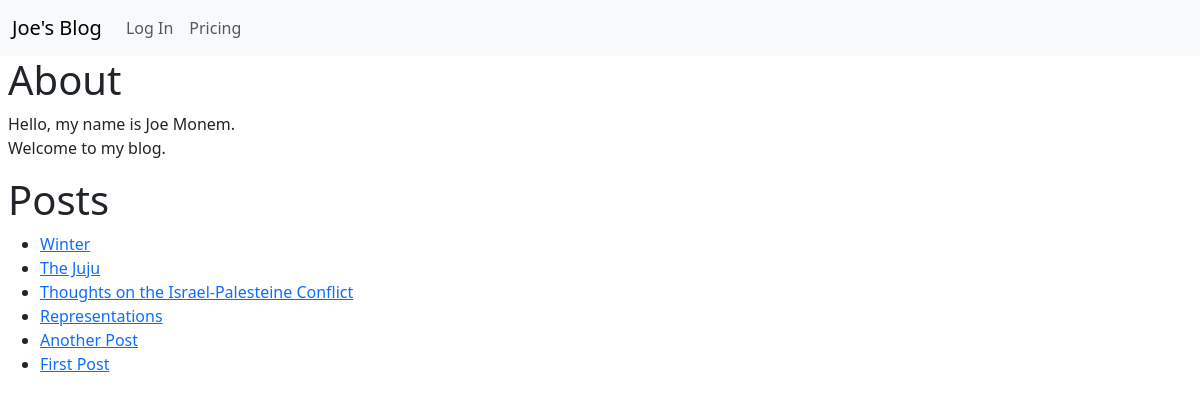
The app's page /, older data.
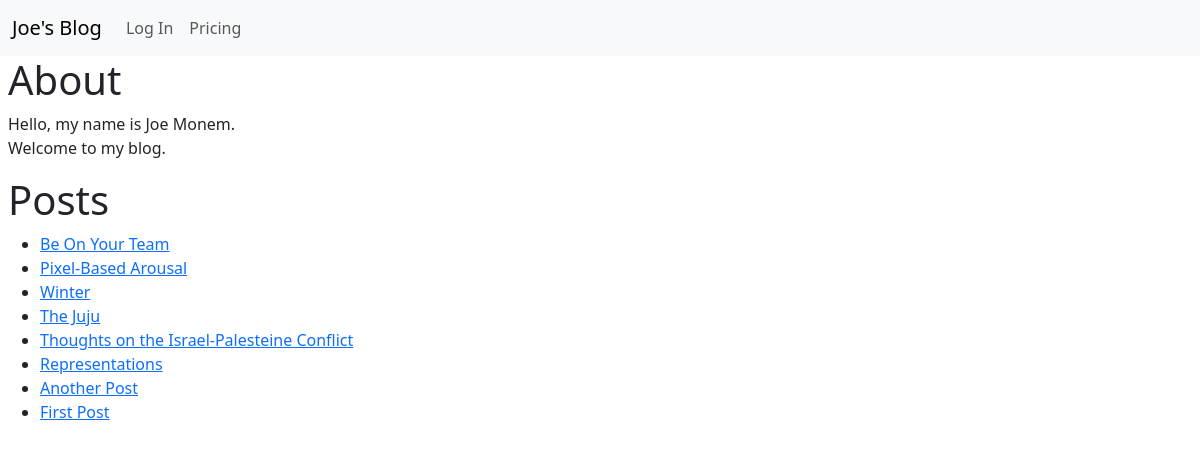
The same page, newer data.
### theblog/models.py (models this page shows, shortened)
class Post(models.Model):
    title = models.CharField(max_length=255)
    author = models.ForeignKey(User, on_delete=models.CASCADE)
    body = RichTextField(blank=True, null=True)
    published_date = models.DateField(default=timezone.now)

### theblog/views.py (the view)
# urls.py: path("", HomeView.as_view(), name="home"),
class HomeView(ListView):
    model = Post
    template_name = "home.html"

### theblog/templates/home.html
{% extends 'base.html' %}
{%block content %}
<h1>About</h1>
<p>Hello, my name is Joe Monem. <br> Welcome to my blog.</p>
<h1>Posts</h1>
<ul>
    {% for post in object_list reversed %}
    <li>
        <a href="{%url 'article-details' post.pk %}"> {{post.title}} </a>
        <br>
    </li>
    {% endfor %}
</ul>
{% endblock %}

### theblog/templates/base.html (shortened to what this page needs)
<!doctype html>
<html lang="en">
<head>
    <link href="https://cdn.jsdelivr.net/npm/bootstrap@5.3.2/dist/css/bootstrap.min.css" rel="stylesheet"
>
</head>
<body>
    <nav class="navbar navbar-expand-lg bg-body-tertiary">
        <div class="container-fluid">
            <a class="navbar-brand" href="{%url 'home'%}">Joe's Blog</a>
            <div class="collapse navbar-collapse" id="navbarNav">
                <ul class="navbar-nav">
                    {% if user.is_authenticated%}
                    <li class="nav-item">
                        <a class="nav-link" href="{% url 'addpost'%}">Add Post</a>
                    </li>
                    <li class="nav-item">
                        <a class="nav-link" href="{% url 'edit_profile'%}">Edit Profile</a>
                    </li>
                    <li class="nav-item">
                        <a class="nav-link" href="{% url 'logout'%}">Log Out</a>
                    </li>
                    {% else %}
                    <li class="nav-item">
                        <a class="nav-link" href="{% url 'login'%}">Log In</a>
                    </li>
                    {% endif %}
                    <li class="nav-item">
                        <a class="nav-link" href="#">Pricing</a>
                    </li>
                </ul>
            </div>
        </div>
    </nav>
    <div class="ms-2">
        {% block content %}
        {% endblock %}
    </div>
</body>
</html>

Row changes from the older to the newer data that the page shows:
added Post: title "Be On Your Team"
added Post: title "Pixel-Based Arousal"
